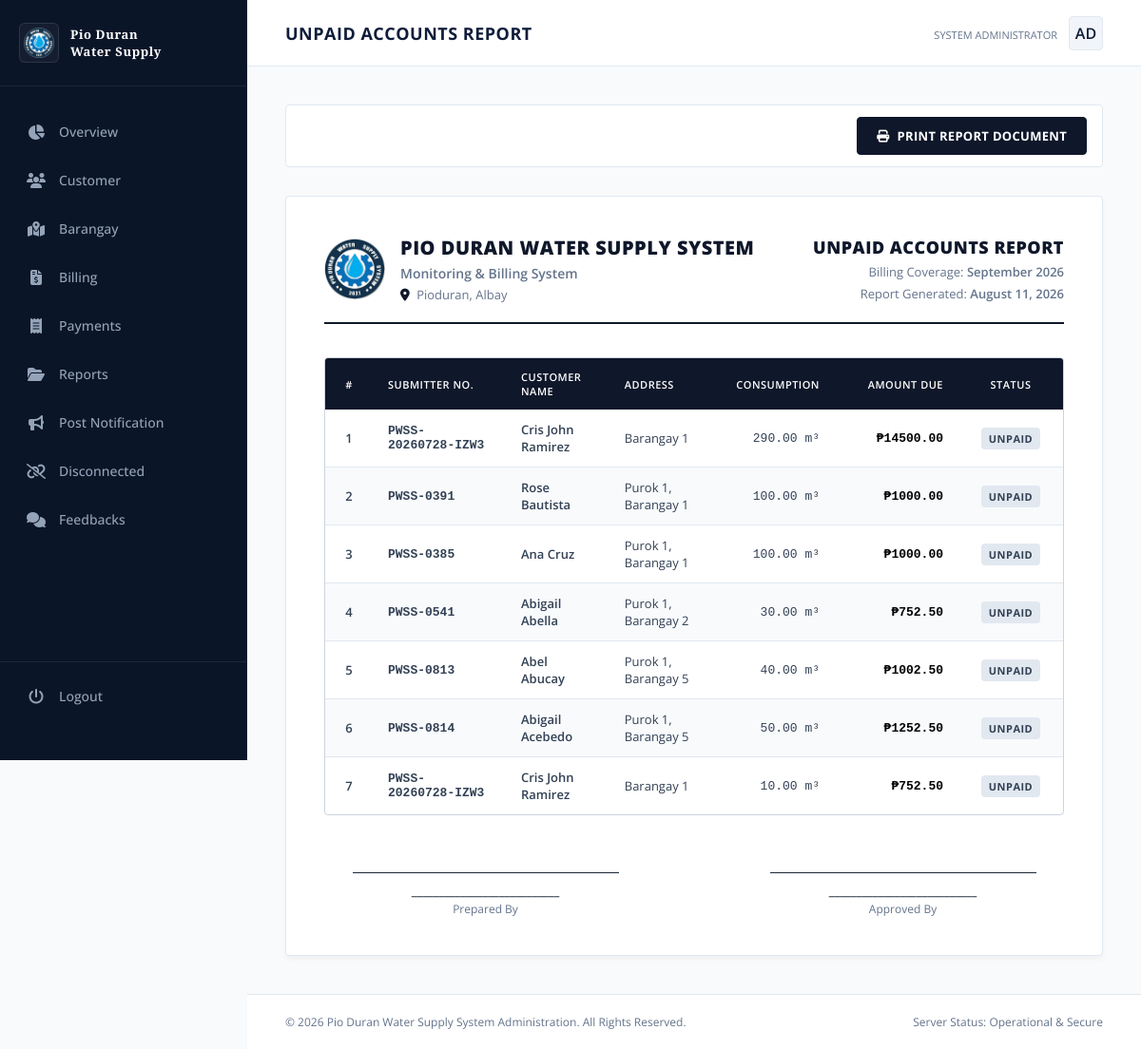
Page /pwss/reports/unpaid/ (signed in) on the committed database.
### core/models.py (models this page shows, shortened)
class Billing(models.Model):
    STATUS_CHOICES = (
        ('unpaid', 'Unpaid'),
        ('paid', 'Paid'),
    )
    customer = models.ForeignKey(
        Customer,
        on_delete=models.CASCADE,
        related_name="billings"
    )
    billing_month = models.DateField()
    previous_reading = models.DecimalField(
        max_digits=10,
        decimal_places=2
    )
    current_reading = models.DecimalField(
        max_digits=10,
        decimal_places=2,
        null=True,
        blank=True
    )
    consumption = models.DecimalField(
        max_digits=10,
        decimal_places=2,
        editable=False
    )
    rate_per_cubic = models.DecimalField(
        max_digits=10,
        decimal_places=2,
        default=Decimal("25.00")
    )
    connection_fee = models.DecimalField(
        max_digits=10,
        decimal_places=2,
        default=Decimal("0.00"),
        blank=True,
        null=True
    )
    reconnection_fee = models.DecimalField(
        max_digits=10,
        decimal_places=2,
        default=Decimal("0.00"),
        blank=True,
        null=True
    )
    violation_fee = models.DecimalField(
        max_digits=10,
        decimal_places=2,
        default=Decimal("0.00"),
        blank=True,
        null=True
    )
    penalty_fee = models.DecimalField(
        max_digits=10,
        decimal_places=2,
        default=Decimal("0.00"),
        blank=True,
        null=True
    )
    total_amount = models.DecimalField(
        max_digits=10,
        decimal_places=2,
        editable=False
    )
    due_date = models.DateField()
    status = models.CharField(
        max_length=20,
        choices=STATUS_CHOICES,
        default="unpaid"
    )
    created_at = models.DateTimeField(auto_now_add=True)

### customer/models.py (models this page shows, shortened)
class Customer(models.Model):
    STATUS_CHOICES = (
        ("new", "New Applicant"),
        ("old", "Old Customer"),
    )
    user = models.OneToOneField(
        User,
        on_delete=models.CASCADE,
        related_name="customer_profile"
    )
    firstname = models.CharField(max_length=200)
    lastname = models.CharField(max_length=200)
    middlename = models.CharField(max_length=200)
    submitter_no = models.CharField(
        max_length=250,
        unique=True,
        blank=True,
        null=True
    )
    address = models.CharField(max_length=250)
    barangay = models.ForeignKey(
        Barangay,
        on_delete=models.PROTECT,
        related_name="customers"
    )
    status = models.CharField(
        max_length=20,
        choices=STATUS_CHOICES,
        default="new"
    )
    is_active = models.BooleanField(default=True)

### core/views.py (the view, shortened to what this page needs)
# urls.py: path("reports/unpaid/", views.unpaid_report, name="unpaid_report"),
@login_required
def unpaid_report(request):
    billing_coverage = request.GET.get("billing_coverage")
    billings = (
        Billing.objects
        .filter(status="unpaid")
        .select_related("customer")
        .order_by(
            "-billing_month",
            "customer__lastname",
            "customer__firstname"
        )
    )
    return render(
        request,
        "admin/unpaid_report.html",
        {
            "billings": billings,
            "billing_coverage": billing_coverage,
        }
    )

### core/templates/admin/unpaid_report.html (shortened to what this page needs)
{% extends 'admin.html' %}
{% load static %}
{% block content %}
<header class="top-navbar">
    <div class="page-title">
        <h1 id="current-view-title">Unpaid Accounts Report</h1>
    </div>
    <div class="admin-profile">
        <div class="admin-info">
            <small>System Administrator</small>
        </div>
        <div class="admin-avatar">AD</div>
    </div>
</header>
<div class="workspace">
    <div class="toolbar">
        <button class="btn-print" onclick="window.print()">
            <i class="fa-solid fa-print"></i> Print Report Document
        </button>
    </div>
    <div class="report-paper">
        <div class="report-header">
            <div class="header-brand-group">
                <div class="report-logo-wrapper">
                    <img src="{% static "images/PWSS.png" %}" alt="PDWSS Logo" class="report-logo-img" onerror="this.style.display='none'; document.getElementById('logo-fallback-icon').style.display='flex';">
                </div>
                <div class="org-details">
                    <h2>PIO DURAN WATER SUPPLY SYSTEM</h2>
                    <h3>Monitoring & Billing System</h3>
                    <p><i class="fa-solid fa-location-dot" style="margin-right: 4px; color: var(--primary);"></i> Pioduran, Albay</p>
                </div>
            </div>
            <div class="report-meta">
                <h1 class="report-title">Unpaid Accounts Report</h1>
                <div class="report-date">
                    Billing Coverage:
                    <span class="font-semibold">
                        {% if billings %}
                            {{ billings.0.billing_month|date:"F Y" }}
                        {% else %}
                            -
                        {% endif %}
                    </span>
                </div>
                <div class="report-date">
                    Report Generated:
                    <span class="font-semibold">{% now "F d, Y" %}</span>
                </div>
            </div>
        </div>
        <div class="table-container">
            <table>
                <thead>
                    <tr>
                        <th style="width: 50px;" class="center">#</th>
                        <th style="width: 140px;">Submitter No.</th>
                        <th>Customer Name</th>
                        <th>Address</th>
                        <th style="width: 130px;" class="right">Consumption</th>
                        <th style="width: 130px;" class="right">Amount Due</th>
                        <th style="width: 110px;" class="center">Status</th>
                    </tr>
                </thead>
                <tbody>
                    {% for billing in billings %}
                    <tr>
                        <td class="center font-semibold text-muted">{{ forloop.counter }}</td>
                        <td class="font-semibold font-mono">{{ billing.customer.submitter_no }}</td>
                        <td class="font-semibold">{{ billing.customer.firstname }} {{ billing.customer.lastname }}</td>
                        <td>{{ billing.customer.address }}</td>
                        <td class="right font-mono">{{ billing.consumption }} m³</td>
                        <td class="right font-semibold font-mono color-black">₱{{ billing.total_amount }}</td>
                        <td class="center">
                            <span class="status-badge">Unpaid</span>
                        </td>
                    </tr>
                    {% endfor %}
                </tbody>
            </table>
        </div>
        <div class="footer-signatures">
            <div class="signature-block">
                <div class="signature-line">
                    <div class="signer-name">___________________________</div>
                    <div class="signer-title">Prepared By</div>
                </div>
            </div>
            <div class="signature-block">
                <div class="signature-line">
                    <div class="signer-name">___________________________</div>
                    <div class="signer-title">Approved By</div>
                </div>
            </div>
        </div>
    </div>
</div>
{% endblock %}

### core/templates/admin.html (style rules this page uses)
:root { --bg-navy: #0f1d3a; --sidebar-bg: #0b1528; --main-bg: #f8fafc; --card-bg: #ffffff; --primary-text: #1e293b; --secondary-text: #64748b; --accent-gold: #b45309; --border-classic: #e2e8f0; --accent-blue: #1d4ed8; --success-green: #15803d; }
* { margin: 0; padding: 0; box-sizing: border-box; font-family: 'Open Sans', sans-serif; }
body { background-color: var(--main-bg); color: var(--primary-text); display: flex; min-height: 100vh; overflow-x: hidden; }
.top-navbar { background-color: var(--card-bg); height: 70px; border-bottom: 1px solid var(--border-classic); display: flex; align-items: center; justify-content: space-between; padding: 0 40px; }
.page-title h1 { font-size: 18px; font-weight: 700; color: var(--bg-navy); text-transform: uppercase; letter-spacing: 0.5px; }
.admin-profile { display: flex; align-items: center; gap: 12px; }
.admin-avatar { width: 36px; height: 36px; background-color: #f1f5f9; border: 1px solid var(--border-classic); border-radius: 4px; display: flex; align-items: center; justify-content: center; color: var(--bg-navy); font-weight: 600; }
.admin-info small { font-size: 11px; color: var(--secondary-text); text-transform: uppercase; }
.workspace { padding: 40px; display: flex; flex-direction: column; gap: 30px; flex-grow: 1; }
.table-container { width: 100%; overflow-x: auto; }

### rows in the picture
Billing: billing_month "September 2026", customer.submitter_no "PWSS-20260728-IZW3", customer.firstname "Cris John", customer.lastname "Ramirez", customer.address "Barangay 1", consumption "290.00", total_amount "14500.00"
Billing: customer.submitter_no "PWSS-0391", customer.firstname "Rose", customer.lastname "Bautista", customer.address "Purok 1, Barangay 1", consumption "100.00", total_amount "1000.00"
Billing: customer.submitter_no "PWSS-0385", customer.firstname "Ana", customer.lastname "Cruz", customer.address "Purok 1, Barangay 1", consumption "100.00", total_amount "1000.00"
Billing: customer.submitter_no "PWSS-0541", customer.firstname "Abigail", customer.lastname "Abella", customer.address "Purok 1, Barangay 2", consumption "30.00", total_amount "752.50"
Billing: customer.submitter_no "PWSS-0813", customer.firstname "Abel", customer.lastname "Abucay", customer.address "Purok 1, Barangay 5", consumption "40.00", total_amount "1002.50"
Billing: customer.submitter_no "PWSS-0814", customer.firstname "Abigail", customer.lastname "Acebedo", customer.address "Purok 1, Barangay 5", consumption "50.00", total_amount "1252.50"
Billing: customer.submitter_no "PWSS-20260728-IZW3", customer.firstname "Cris John", customer.lastname "Ramirez", customer.address "Barangay 1", consumption "10.00", total_amount "752.50"
